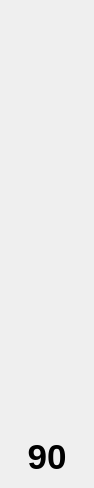
<?xml version="1.0" encoding="UTF-8"?>
<ui version="4.0">
 <class>MainBar</class>
 <widget class="QWidget" name="MainBar">
  <property name="geometry">
   <rect>
    <x>0</x>
    <y>0</y>
    <width>94</width>
    <height>488</height>
   </rect>
  </property>
  <property name="windowTitle">
   <string>MainBar</string>
  </property>
  <layout class="QVBoxLayout" name="verticalLayout">
   <item>
    <widget class="QPushButton" name="start">
     <property name="sizePolicy">
      <sizepolicy hsizetype="Fixed" vsizetype="Fixed">
       <horstretch>0</horstretch>
       <verstretch>0</verstretch>
      </sizepolicy>
     </property>
     <property name="text">
      <string/>
     </property>
     <property name="iconSize">
      <size>
       <width>32</width>
       <height>32</height>
      </size>
     </property>
     <property name="flat">
      <bool>true</bool>
     </property>
    </widget>
   </item>
   <item>
    <widget class="QPushButton" name="stop">
     <property name="sizePolicy">
      <sizepolicy hsizetype="Fixed" vsizetype="Fixed">
       <horstretch>0</horstretch>
       <verstretch>0</verstretch>
      </sizepolicy>
     </property>
     <property name="text">
      <string/>
     </property>
     <property name="iconSize">
      <size>
       <width>32</width>
       <height>32</height>
      </size>
     </property>
     <property name="flat">
      <bool>true</bool>
     </property>
    </widget>
   </item>
   <item>
    <spacer name="verticalSpacer">
     <property name="orientation">
      <enum>Qt::Vertical</enum>
     </property>
     <property name="sizeHint" stdset="0">
      <size>
       <width>20</width>
       <height>355</height>
      </size>
     </property>
    </spacer>
   </item>
   <item>
    <widget class="QLabel" name="chronograph">
     <property name="font">
      <font>
       <pointsize>26</pointsize>
       <weight>75</weight>
       <bold>true</bold>
      </font>
     </property>
     <property name="text">
      <string>90</string>
     </property>
     <property name="alignment">
      <set>Qt::AlignCenter</set>
     </property>
    </widget>
   </item>
  </layout>
 </widget>
 <resources/>
 <connections/>
</ui>
